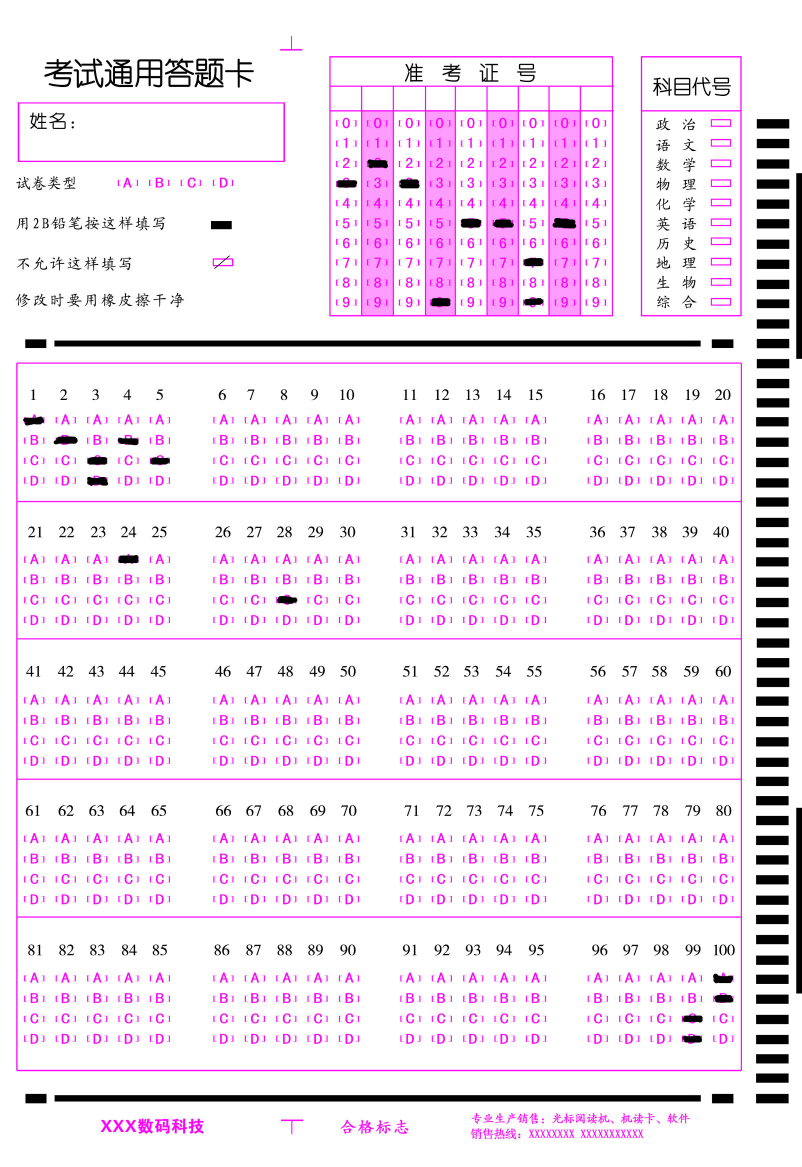
#> input picture py/xin.jpg, 2406 x 3499 px (shown at 1/3 size)
$ python test5.py   (older library calls are emulated)
#> lines starting #> are read from the running program, lines starting #| are printed output that depends on the picture; after the words box and inside, x2 and y2 are one past the last pixel; in counts of white or black regions, pixels touching at a corner belong together
import cv2
import matplotlib.pyplot as plt
import imutils
from imutils.perspective import four_point_transform

def main():
	#读入图片
	image = cv2.imread("./xin.jpg")
#> image is the input picture: shape (3499, 2406, 3); mean B, G, R 243.6, 230.8, 243.7
	#转换为灰度图像
	gray = cv2.cvtColor(image, cv2.COLOR_BGR2GRAY)


	#高斯滤波
	blurred = cv2.GaussianBlur(gray, (3, 3), 0)
	#自适应二值化方法
	blurred = cv2.adaptiveThreshold(blurred,255,cv2.ADAPTIVE_THRESH_MEAN_C,cv2.THRESH_BINARY,51,2)
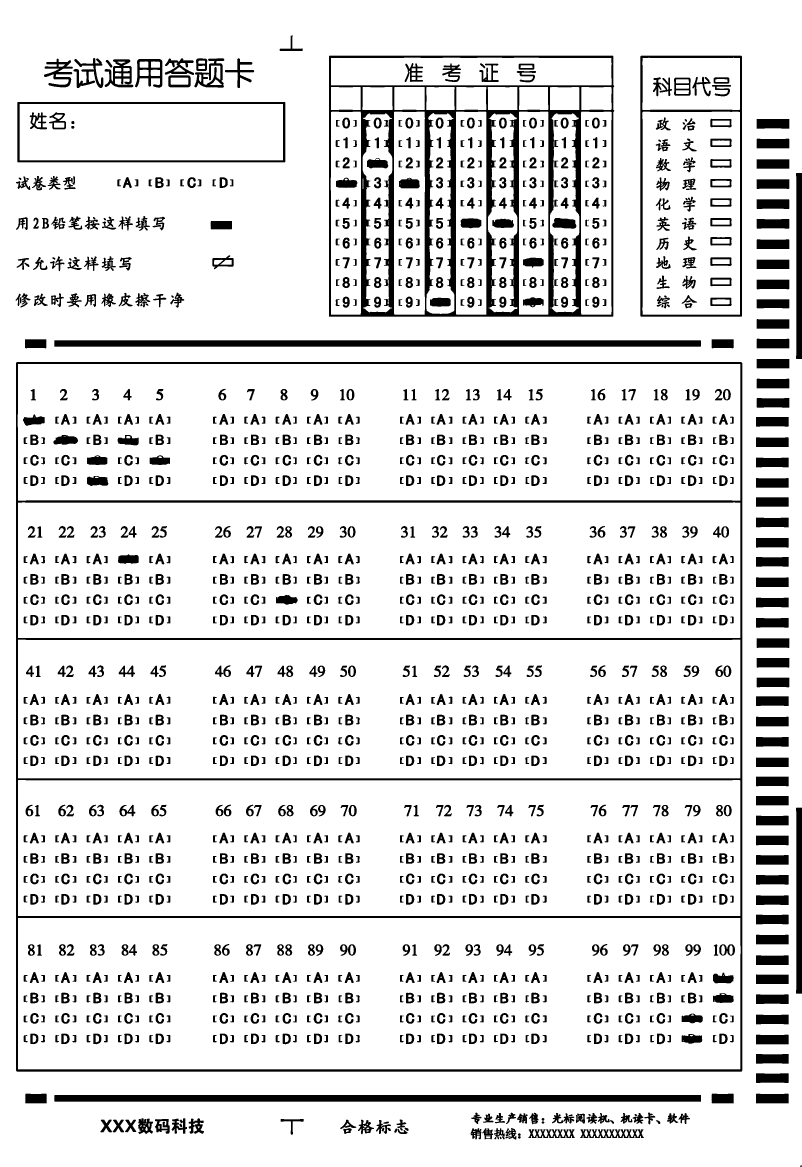
#> blurred: shape (3499, 2406) (shown at 1/3 size); 87.6% white; 1814 black regions (1 under 20 px), largest, box (x1, y1, x2, y2) and area: (987, 167, 1843, 950) 117400, (48, 1086, 2227, 3215) 107659, (163, 3285, 2103, 3305) 38798
	'''
	adaptiveThreshold函数：第一个参数src指原图像，原图像应该是灰度图。
	    第二个参数x指当像素值高于（有时是小于）阈值时应该被赋予的新的像素值
	    第三个参数adaptive_method 指： CV_ADAPTIVE_THRESH_MEAN_C 或 CV_ADAPTIVE_THRESH_GAUSSIAN_C
	    第四个参数threshold_type  指取阈值类型：必须是下者之一
	                                 •  CV_THRESH_BINARY,
	                        • CV_THRESH_BINARY_INV
	     第五个参数 block_size 指用来计算阈值的象素邻域大小: 3, 5, 7, ...
	    第六个参数param1    指与方法有关的参数。对方法CV_ADAPTIVE_THRESH_MEAN_C 和 CV_ADAPTIVE_THRESH_GAUSSIAN_C， 它是一个从均值或加权均值提取的常数, 尽管它可以是负数。
	'''
	#这一步可有可无，主要是增加一圈白框，以免刚好卷子边框压线后期边缘检测无果。好的样本图就不用考虑这种问题
	blurred = cv2.copyMakeBorder(blurred,5,5,5,5,cv2.BORDER_CONSTANT,value=(255,255,255))
#> blurred: shape (3509, 2416); 87.6% white; 1814 black regions (1 under 20 px), largest, box (x1, y1, x2, y2) and area: (992, 172, 1848, 955) 117400, (53, 1091, 2232, 3220) 107659, (168, 3290, 2108, 3310) 38798
	#cv2.imwrite('./11.jpg', blurred)
	#canny边缘检测
	edged = cv2.Canny(blurred, 10, 100)
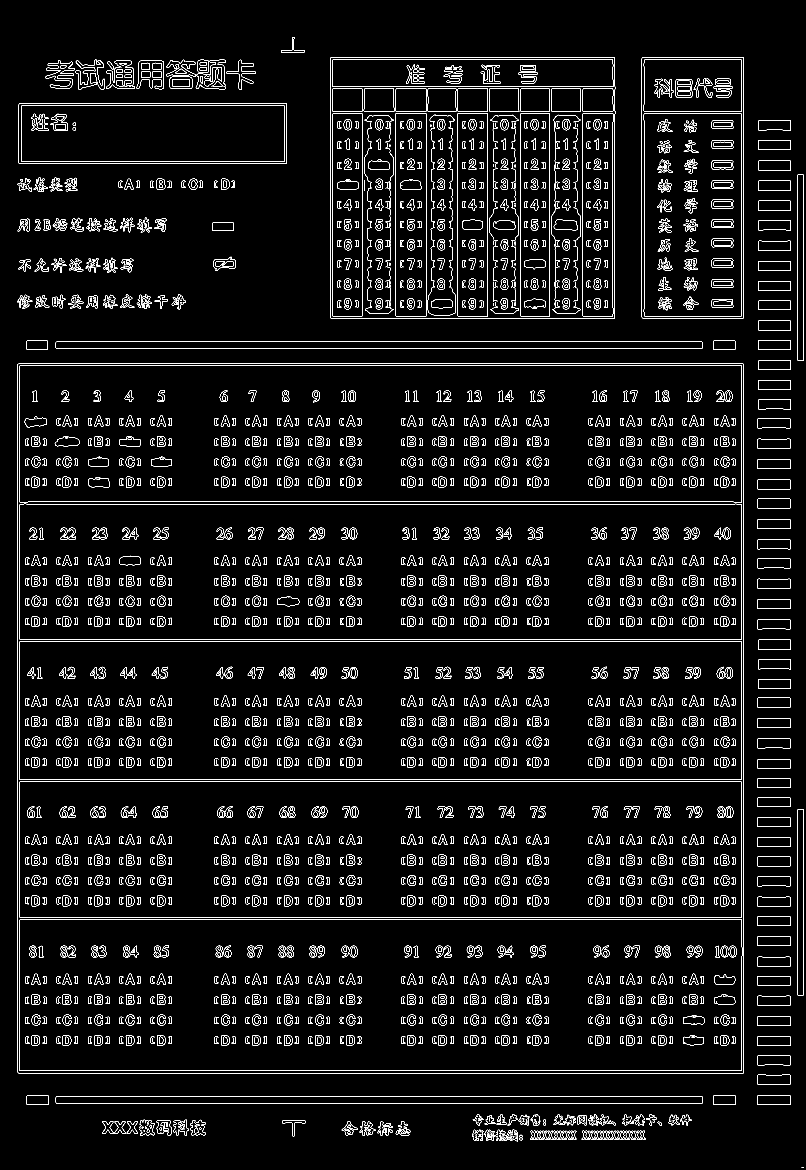
#> edged: shape (3509, 2416) (shown at 1/3 size); 3.3% white in thin lines or dots

	#cv2.imwrite('./11_1.jpg', edged)
	# 从边缘图中寻找轮廓，然后初始化答题卡对应的轮廓
	'''
	findContours
	image -- 要查找轮廓的原图像
	mode -- 轮廓的检索模式，它有四种模式：
	     cv2.RETR_EXTERNAL  表示只检测外轮廓
	     cv2.RETR_LIST 检测的轮廓不建立等级关系
	     cv2.RETR_CCOMP 建立两个等级的轮廓，上面的一层为外边界，里面的一层为内孔的边界信息。如果内孔内还有一个连通物体，
	              这个物体的边界也在顶层。
	     cv2.RETR_TREE 建立一个等级树结构的轮廓。
	method --  轮廓的近似办法：
	     cv2.CHAIN_APPROX_NONE 存储所有的轮廓点，相邻的两个点的像素位置差不超过1，即max （abs (x1 - x2), abs(y2 - y1) == 1
	     cv2.CHAIN_APPROX_SIMPLE 压缩水平方向，垂直方向，对角线方向的元素，只保留该方向的终点坐标，例如一个矩形轮廓只需
	                       4个点来保存轮廓信息
	      cv2.CHAIN_APPROX_TC89_L1，CV_CHAIN_APPROX_TC89_KCOS使用teh-Chinl chain 近似算法
	'''
	cnts = cv2.findContours(edged, cv2.RETR_EXTERNAL,cv2.CHAIN_APPROX_SIMPLE)
#> cnts = 504 contours, 332 with area under 20; largest, box (x1, y1, x2, y2) and area: (52, 1090, 2232, 3220) 4639070, (991, 171, 1848, 955) 667928, (1925, 171, 2231, 955) 238802, (56, 310, 861, 492) 145517, (167, 3289, 2108, 3310) 38794
	cnts = cnts[0] if imutils.is_cv2() else cnts[1]


	docCnt = None  #答题区
	docCnt1 = None #准考证号码
	ss = 0
	# 确保至少有一个轮廓被找到
	if len(cnts) > 0:
	    # 将轮廓按大小降序排序
	    cnts = sorted(cnts, key=cv2.contourArea, reverse=True)
	    # 对排序后的轮廓循环处理
	    for c in cnts:
	        # 获取近似的轮廓
	        peri = cv2.arcLength(c, True)
	        approx = cv2.approxPolyDP(c, 0.02 * peri, True)
	        # 如果近似轮廓有四个顶点，那么就认为找到了答题卡
	        if len(approx) == 4 and ss <= 1:
	            ss = ss + 1
	            if ss == 1:
	                docCnt = approx
	            else:
	                docCnt1 = approx
	        elif ss > 1:
	            break
#> this loop made 3 passes
#> (peri, ss, docCnt) on pass 1: (8610.1, 1, [[53, 1092], [55, 3219], [2230, 3219], [2229, 1091]])
#> after the loop, ss = 2
	elif len(cnts)<=0:
		print("答题卡不符合规范，清重新扫描\n")
		return


	newimage = image.copy()
	for i in docCnt:
	    #circle函数为在图像上作图，新建了一个图像用来演示四角选取
		cv2.circle(newimage, (i[0][0],i[0][1]), 50, (255, 0, 0), -1)
#> this loop made 4 passes
#> i on passes 1 to 4: [[53, 1092]], [[55, 3219]], [[2230, 3219]], [[2229, 1091]]

	for i in docCnt1:
	    #circle函数为在图像上作图，新建了一个图像用来演示四角选取
		cv2.circle(newimage, (i[0][0],i[0][1]), 50, (255, 0, 0), -1)
#> this loop made 4 passes
#> i on passes 1 to 4: [[992, 172]], [[992, 954]], [[1844, 954]], [[1844, 172]]

	#cv2.imwrite('./22.jpg', newimage)
	rs = {}
	rs['admin'] = check_admission_ticket(image,gray,docCnt1)
	rs['data'] = check_choice_question(image,gray,docCnt)  #答题区域
	print(rs)

def check_admission_ticket(image,gray,docCnt):
	paper = four_point_transform(image, docCnt.reshape(4, 2))
	warped = four_point_transform(gray, docCnt.reshape(4, 2))
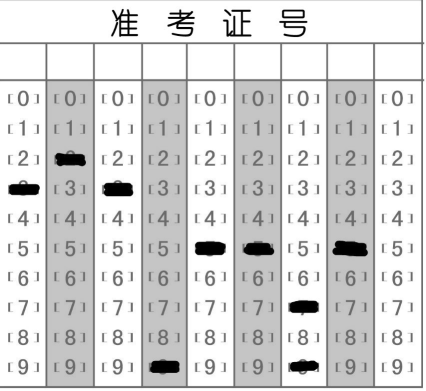
#> warped: shape (782, 852) (shown at 1/2 size); min 0, max 255, mean 215.8
	# 对灰度图应用二值化算法
	thresh=cv2.adaptiveThreshold(warped,255,cv2.ADAPTIVE_THRESH_MEAN_C,cv2.THRESH_BINARY,53,2)
#> thresh: shape (782, 852); 75.1% white; 204 black regions (6 under 20 px), largest, box (x1, y1, x2, y2) and area: (0, 0, 849, 778) 105604, (664, 481, 736, 513) 1845, (204, 361, 267, 393) 1640
	width1 = 1140
	height1 = 1040
	#重塑可能用到的图像
	thresh = cv2.resize(thresh, (width1, height1), cv2.INTER_LANCZOS4)
#> thresh: shape (1040, 1140)
	paper = cv2.resize(paper, (width1, height1), cv2.INTER_LANCZOS4)
#> paper: shape (1040, 1140, 3)
	warped = cv2.resize(warped, (width1, height1), cv2.INTER_LANCZOS4)
#> warped: shape (1040, 1140)
	#均值滤波
	ChQImg = cv2.blur(thresh, (23, 23))
	#二进制二值化
	ChQImg = cv2.threshold(ChQImg, 100, 225, cv2.THRESH_BINARY)[1]
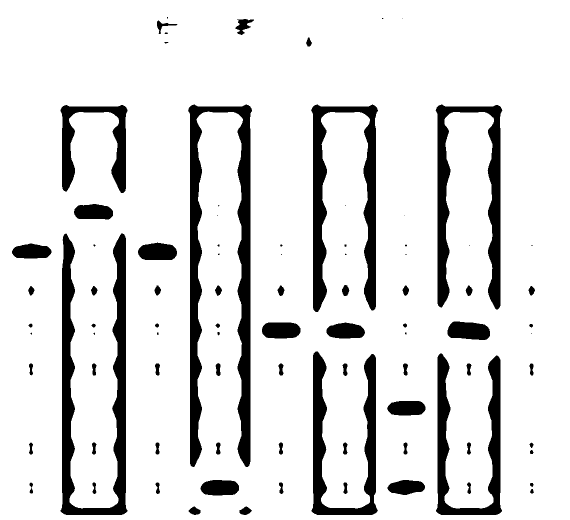
#> ChQImg: shape (1040, 1140) (shown at 1/2 size); values 0 (black) and 225 (white), 87.4% white; 89 black regions (25 under 20 px)
	# cv2.imwrite('./55.jpg', thresh)
	# cv2.imwrite('./66.jpg', ChQImg)
	cnts = cv2.findContours(ChQImg, cv2.RETR_TREE, cv2.CHAIN_APPROX_SIMPLE)
#> cnts = 90 contours, 19 with area under 20; largest, box (x1, y1, x2, y2) and area: (0, 0, 1140, 1040) 1183421, (375, 208, 505, 935) 31164, (120, 466, 256, 1031) 25093, (621, 208, 757, 625) 18734, (870, 208, 1006, 620) 17812
	cnts = cnts[0] if imutils.is_cv2() else cnts[1]
	Answer = []
	for c in cnts:
	     # 计算轮廓的边界框，然后利用边界框数据计算宽高比
	      (x, y, w, h) = cv2.boundingRect(c)
	      if w > 62 and w < 108 and h > 18 and h < 45 and y>235 and y<1006:
	            M = cv2.moments(c)
	            cX = int(M["m10"] / M["m00"])
	            cY = int(M["m01"] / M["m00"])
	            #绘制中心及其轮廓
	            cv2.drawContours(paper, c, -1, (0, 0, 255), 5, lineType=0)
	            cv2.circle(paper, (cX, cY), 7, (255, 255, 255), -1)
	            #保存选中模块的中心坐标
	            Answer.append((cX, cY))
#> this loop made 90 passes
#> (x, y, w, h, cX, cY) on passes 12, 13, 24, 48, 49, 50, 71, 72: (774, 959, 77, 32, 812, 974), (400, 959, 79, 33, 439, 975), (773, 801, 79, 31, 812, 815), (652, 644, 79, 34, 691, 661), (523, 644, 79, 34, 561, 660), (894, 642, 87, 39, 936, 661), (23, 486, 81, 32, 62, 502), (275, 484, 80, 37, 314, 503)
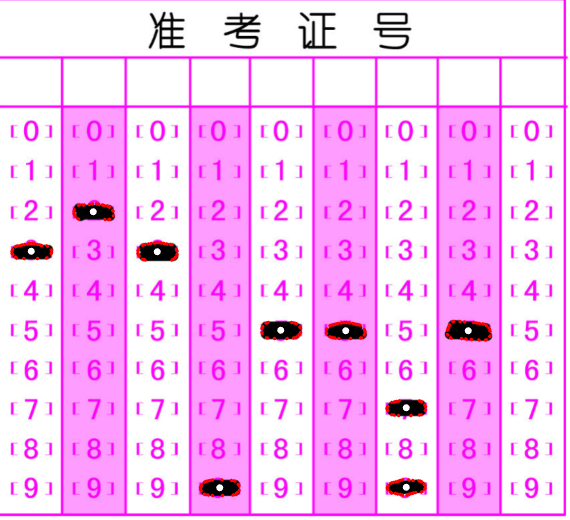
#> paper: shape (1040, 1140, 3) (shown at 1/2 size); mean B, G, R 246.9, 193.6, 248.4
#> after the loop, Answer = [(812, 974), (439, 975), (812, 815), (691, 661), (561, 660), (936, 661), (62, 502), (314, 503), (186, 423)]

	#cv2.imwrite('./88.jpg', paper)

	xt1 = [17, 140, 269, 396, 521, 649, 772, 900, 1024, 1129]  #选项左侧x坐标 10
	yt1 = [231, 311, 390, 473, 554, 635, 715, 793, 873, 953, 1016] #11

	IDAnswer = {}
	for i in Answer:
	    for j in range(0,len(xt1)-1):
	        if i[0]>xt1[j] and i[0]<xt1[j+1]:
	            for k in range(0,len(yt1)-1):
	                if i[1]>yt1[k] and i[1]<yt1[k+1]:
	                    #rs = judge1(j,k)
	                    if j in IDAnswer:
	                    	print(int(j)+1, "项学号选了多个值\n")
	                    	if int(k) < int(IDAnswer[j]):  #选了多选 取最大的数字
	                    	    continue
	                    	IDAnswer[j] = k
	                    else:
	                    	IDAnswer[j] = k
#> this loop made 9 passes
#> (printed output is left out)
#> after the loop, IDAnswer = {6: 9, 3: 9, 5: 5, 4: 5, 7: 5, 0: 3, 2: 3, 1: 2}

	result = ""
	for key in range(0, 9): #之后改为总题数 没写的自然就定为：题号：空
		if key not in IDAnswer:
			result = result+"x"
			continue
		result = result + str(IDAnswer[key])
#> this loop made 9 passes
#> result on passes 1 to 8: '3', '32', '323', '3239', '32395', '323955', '3239559', '32395595'
	return result


# def judge1(x,y):
# 	return (x, y)


def check_choice_question(image,gray,docCnt):
	paper = four_point_transform(image, docCnt.reshape(4, 2))
#> paper: shape (2128, 2176, 3)
	warped = four_point_transform(gray, docCnt.reshape(4, 2))
#> warped: shape (2128, 2176)
	# 对灰度图应用二值化算法
	thresh=cv2.adaptiveThreshold(warped,255,cv2.ADAPTIVE_THRESH_MEAN_C,cv2.THRESH_BINARY,53,2)
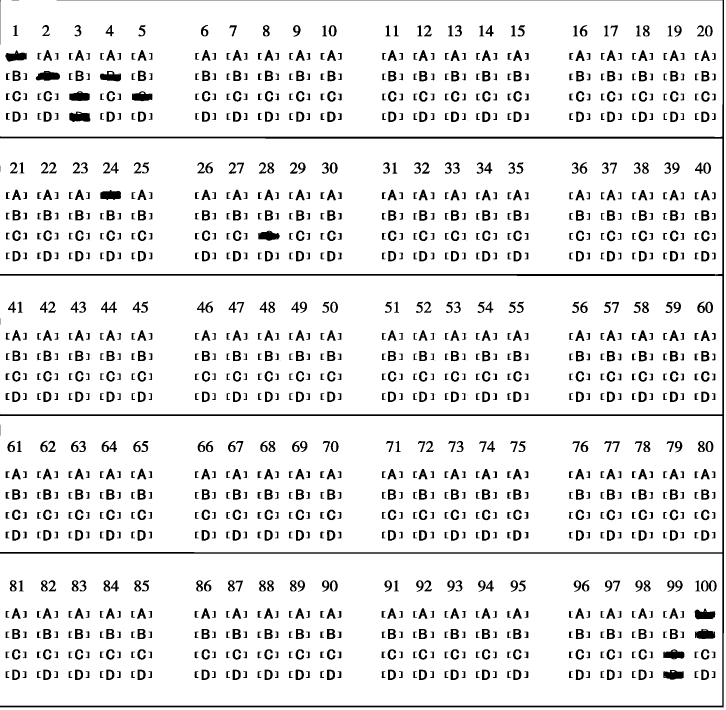
#> thresh: shape (2128, 2176) (shown at 1/3 size); 91.2% white; 1442 black regions (71 under 20 px), largest, box (x1, y1, x2, y2) and area: (0, 0, 2172, 2124) 66619, (107, 213, 180, 242) 1553, (208, 335, 271, 366) 1529
	width1 = 2400
	height1 = 2800
	#重塑可能用到的图像
	thresh = cv2.resize(thresh, (width1, height1), cv2.INTER_LANCZOS4)
#> thresh: shape (2800, 2400)
	paper = cv2.resize(paper, (width1, height1), cv2.INTER_LANCZOS4)
#> paper: shape (2800, 2400, 3)
	warped = cv2.resize(warped, (width1, height1), cv2.INTER_LANCZOS4)
#> warped: shape (2800, 2400)
	#均值滤波
	ChQImg = cv2.blur(thresh, (23, 23))
#> ChQImg: shape (2800, 2400)
	#二进制二值化
	ChQImg = cv2.threshold(ChQImg, 100, 225, cv2.THRESH_BINARY)[1]
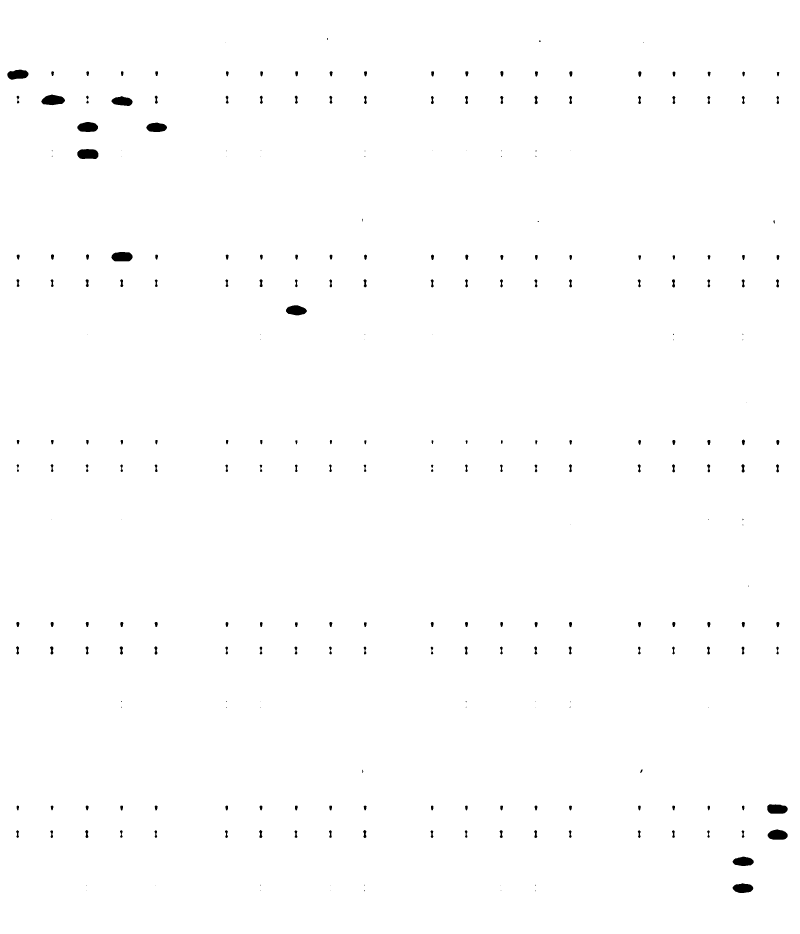
#> ChQImg: shape (2800, 2400) (shown at 1/3 size); values 0 (black) and 225 (white), 99.4% white; 278 black regions (67 under 20 px)
	# cv2.imwrite('./55.jpg', thresh)
	# cv2.imwrite('./66.jpg', ChQImg)
	'''
	    threshold参数说明
	    第一个参数 src    指原图像，原图像应该是灰度图。
	   第二个参数 x      指用来对像素值进行分类的阈值。
	   第三个参数 y      指当像素值高于（有时是小于）阈值时应该被赋予的新的像素值
	   第四个参数 Methods  指，不同的不同的阈值方法，这些方法包括：
	                •cv2.THRESH_BINARY
	                •cv2.THRESH_BINARY_INV
	                •cv2.THRESH_TRUNC
	                •cv2.THRESH_TOZERO
	                •cv2.THRESH_TOZERO_INV
	'''
	# 在二值图像中查找轮廓
	cnts = cv2.findContours(ChQImg, cv2.RETR_TREE, cv2.CHAIN_APPROX_SIMPLE)
#> cnts = 279 contours, 65 with area under 20; largest, box (x1, y1, x2, y2) and area: (0, 0, 2400, 2800) 6714801, (123, 283, 196, 317) 1728, (231, 446, 296, 478) 1704, (333, 755, 399, 785) 1598, (231, 365, 295, 397) 1552
	cnts = cnts[0] if imutils.is_cv2() else cnts[1]
	Answer = []
	for c in cnts:
	     # 计算轮廓的边界框，然后利用边界框数据计算宽高比
	      (x, y, w, h) = cv2.boundingRect(c)
	      if w > 50 and h > 16 and y>75 and y<2730:
	            M = cv2.moments(c)
	            cX = int(M["m10"] / M["m00"])
	            cY = int(M["m01"] / M["m00"])
	            #绘制中心及其轮廓
	            cv2.drawContours(paper, c, -1, (0, 0, 255), 5, lineType=0)
	            cv2.circle(paper, (cX, cY), 7, (255, 255, 255), -1)
	            #保存选中模块的中心坐标
	            Answer.append((cX, cY))
#> this loop made 279 passes
#> (x, y, w, h, cX, cY) on passes 15, 16, 36, 56, 171, 211, 232, 233: (2197, 2649, 64, 31, 2228, 2664), (2197, 2569, 65, 30, 2229, 2584), (2302, 2487, 62, 33, 2332, 2504), (2301, 2412, 63, 30, 2330, 2426), (857, 915, 65, 32, 888, 930), (333, 755, 66, 30, 365, 769), (231, 446, 65, 32, 263, 461), (438, 367, 64, 30, 469, 382)
#> after the loop, Answer = [(2228, 2664), (2229, 2584), (2332, 2504), (2330, 2426), (888, 930), (365, 769), (263, 461), (469, 382), (262, 381), (366, 303), (158, 300), (52, 223)]

	# cv2.imwrite('./77.jpg', paper)
	xt1 = [15, 120, 225, 330, 435, 645, 747, 852, 954, 1059, 1260, 1365, 1470, 1572, 1674, 1878, 1983, 2088, 2190, 2295, 2376]  #选项左侧x坐标 21
	yt1 = [96, 192, 270, 351,429, 627, 735, 819, 900, 978, 1176, 1290, 1374, 1452, 1533, 1725, 1836, 1920, 1998, 2079, 2274, 2385, 2469, 2550, 2631, 2730] #选项上测y坐标 26
	IDAnswer = {}
	for i in Answer:
	    for j in range(0,len(xt1)-1):
	        if i[0]>xt1[j] and i[0]<xt1[j+1]:
	            for k in range(0,len(yt1)-1):
	                if i[1]>yt1[k] and i[1]<yt1[k+1]:
	                    rs = judge0(j,k)
	                    if rs[1] == "":
	                    	print("存在题号太宽的情况，即为无效值\n")
	                    	continue
	                    if rs[0] in IDAnswer:
	                    	IDAnswer[rs[0]].append(rs[1])
	                    	IDAnswer[rs[0]].sort()
	                    else:
	                    	IDAnswer[rs[0]] = []
	                    	IDAnswer[rs[0]].append(rs[1])
#> this loop made 12 passes
#> after the loop, IDAnswer = 9 items

	result = {}
	for key in range(1, 100+1): #之后改为总题数 没写的自然就定为：题号：空
		if key not in IDAnswer:
			result[key] = ""
			continue
		result[key] = IDAnswer[key]
#> after the loop, result = 100 items
	return result


#题号
def judgex0(x):
    if (x / 5 < 1):
        return  x + 1
    elif x / 5 < 2 and x/5>=1:
        return x % 5 + 5 + 1
    elif x / 5 < 3 and x/5>=2:
 	    return x % 5 + 10 + 1
    else:
        return x % 5 + 15 + 1

def judgey0(y):
    if(y%5==1):
        return 'A'
    elif(y%5==2):
        return 'B'
    elif(y%5==3):
        return 'C'
    elif(y%5==4):
        return 'D'
    elif(y%5==0):  #如果是题号 返回空
        return ''

def judge0(x,y):
    if y/5<1 :
        #print(judgey0(y))
        return (judgex0(x),judgey0(y))
    elif y/5<2 and y/5>=1:
        #print(judgey0(y)+5)
        return (judgex0(x)+20,judgey0(y))
    elif y/5<3 and y/5>=2:
        # print(judgey0(y)+10)
        return (judgex0(x)+40,judgey0(y))
    elif y/5<4 and y/5>=3:
        # print(judgey0(y)+10)
        return (judgex0(x)+60,judgey0(y))
    else:
        #print(judgey0(y)+15)
        return (judgex0(x)+80,judgey0(y))


if __name__ == "__main__":
	main()
#> (printed output is left out)
